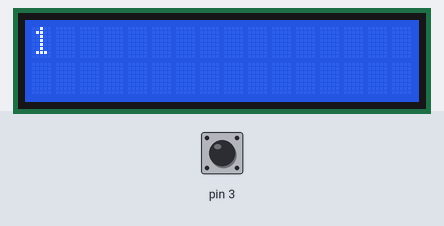
A sketch run on a simulated Arduino Uno, built with avr-gcc and run on an emulated ATmega328P. Shown: 16×2 character LCD. Wiring (inferred from the names in the program): character LCD (HD44780): RS pin 14; R/W pin 15; E pin 16; data pin 8, pin 9, pin 10, pin 11. Inputs (shaded band) come from the test bench; at power-on: pin 3 HIGH.

Above: at 1.1 s.
At 5.1 s:
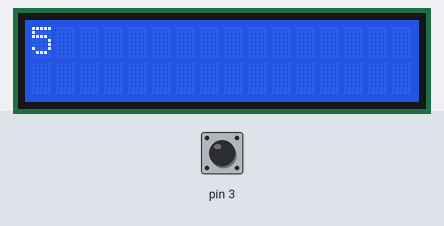
At 10.1 s:
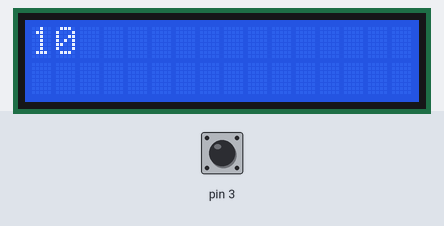
At 19.1 s:
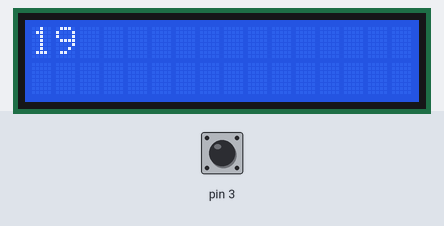
At 28.1 s:
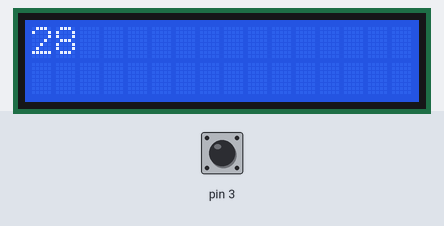
At 38.1 s:
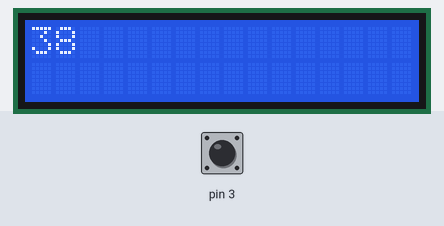

Measured:
- what the display in image 0 shows lasts 1.0 s, from 1.0 s to 2.0 s

The sketch:

receive_remote_control_and_print_charLCD.ino
```cpp
#define RS 14
#define RW 15
#define E  16

#define DB0 4
#define DB1 5
#define DB2 6
#define DB3 7
#define DB4 8
#define DB5 9
#define DB6 10
#define DB7 11

int receive_index = 0;
unsigned long falling_time[40];
unsigned int diff_time[34];
int repeat_flag = 0;
int max_flag = 0;
char remocon_data[32];
int count_data = 0;
char rem_data = '0';
int data_received = 0;
char text_count = -1;
unsigned int second = 0;

char remocon_num[10][8] = {
  {0,1,1,0,1,0,0,0}, // 0
  {0,0,1,1,0,0,0,0}, // 1
  {0,0,0,1,1,0,0,0}, // 2
  {0,1,1,1,1,0,1,0}, // 3
  {0,0,0,1,0,0,0,0}, // 4
  {0,0,1,1,1,0,0,0}, // 5
  {0,1,0,1,1,0,1,0}, // 6
  {0,1,0,0,0,0,1,0}, // 7
  {0,1,0,0,1,0,1,0}, // 8
  {0,1,0,1,0,0,1,0}  // 9
};
unsigned char data[10] = {0x68, 0x30, 0x18, 0x7A, 0x10, 0x38, 0x5A, 0x42, 0x4A, 0x52};
unsigned char data_hex = 0x00;
void setup()
{
  Serial.begin(9600);
  for(int i=0;i<4;i++)
  {
    pinMode(8+i, OUTPUT);
    if(i < 3)pinMode(14+i, OUTPUT);
  }
  digitalWrite(RS, HIGH);
  digitalWrite(RW, LOW);

  charLCD_init();
  attachInterrupt(1, remocon_ISR, FALLING);
}

unsigned long c_millis = 0;
unsigned long p_millis = 0;

void loop()
{
  c_millis = millis();
  if(c_millis - p_millis > 1000)
  {
    p_millis = c_millis;
    second++;
    charLCD_set_inst_4bit(0x80);
    unsigned int LCD_second = second;
    unsigned int second_count = 1;
    for(;second_count * 10 <= LCD_second;second_count *= 10);
    for(int i=0;i<16;i++)
    {
      if(second_count == 0)break;
      charLCD_set_data_4bit(LCD_second / second_count + 0x30);
      LCD_second %= second_count;
      second_count /= 10;
    }

  }

  if(max_flag == 1)
  {
    max_flag = 0;
    for(int i = 1; i < 33; i++)
    {
      if(diff_time[i] > 1000 && diff_time[i] < 1500)
      {
        remocon_data[i - 1] = 0;
      }
      if(diff_time[i] > 2000 && diff_time[i] < 2500)
      {
        remocon_data[i - 1] = 1;
      }
    }
    for(int j = 0; j < 10; j++)
    {
      data_hex = 0x00;
      for(int i = 16; i < 24; i++)
      {
        if(remocon_data[i] == 1)
        {
          data_hex |= 0x01 << (23 - i);
        }
      }
    }
    for(int i=0;i<10;i++)
      {
        if(data_hex == data[i])
        {
          char tmp_data = i + 0x30;
          Serial.print("puch start : ");
          if(++text_count == 17){
            charLCD_set_inst_4bit(0xC0);
            for(int j=0;j<16;j++)
            {
              charLCD_set_data_4bit(' ');
            }
            text_count = 0;
          }
          charLCD_set_inst_4bit(0xC0 + text_count);
          charLCD_set_data_4bit(tmp_data);
          Serial.println(tmp_data);
          rem_data = tmp_data;
          data_received = 1;
        }
      }
  }
  if(repeat_flag == 1 && data_received == 1)
  {
    repeat_flag = 0;
    Serial.print("pushing : ");
    Serial.println(rem_data);
    if(++text_count == 17){
      charLCD_set_inst_4bit(0xC0);
      for(int j=0;j<16;j++)
      {
        charLCD_set_data_4bit(' ');
      }
      text_count = 0;
    }
    charLCD_set_inst_4bit(0xC0 + text_count);
    charLCD_set_data_4bit(rem_data);
  }
}

void charLCD_set_inst_8bit(int inst)
{
  digitalWrite(RS, LOW);

  for(int i=0;i<8;i++)
  {
    if((inst & (0x01 << i)) != 0) digitalWrite(DB0 + i, HIGH);
    else digitalWrite(DB0 + i, LOW);
  }

  digitalWrite(E, HIGH);
  digitalWrite(E, LOW);
  digitalWrite(RS, HIGH);

  delayMicroseconds(50);
}

void charLCD_set_inst_4bit_tmp(int inst)
{
  digitalWrite(RS, LOW);

  for(int i=0;i<4;i++)
  {
    if((inst & (0x01 << i)) != 0) digitalWrite(DB0 + i + 4, HIGH);
    else digitalWrite(DB0 + i + 4, LOW);
  }

  digitalWrite(E, HIGH);
  digitalWrite(E, LOW);
  digitalWrite(RS, HIGH);

  delayMicroseconds(50);
}
void charLCD_set_inst_4bit(int inst)
{
  charLCD_set_inst_4bit_tmp((inst >> 4) & 0x0F);
  charLCD_set_inst_4bit_tmp(inst & 0x0F);
}

void charLCD_set_data_4bit_tmp(int data)
{

  for(int i=0;i<4;i++)
  {
    if((data & (0x01 << i)) != 0) digitalWrite(DB0 + i + 4, HIGH);
    else digitalWrite(DB0 + i + 4, LOW);
  }

  digitalWrite(E, HIGH);
  digitalWrite(E, LOW);

  delayMicroseconds(50);
}
void charLCD_set_data_4bit(int data)
{
  charLCD_set_data_4bit_tmp((data >> 4) & 0x0F);
  charLCD_set_data_4bit_tmp(data & 0x0F);
}

void charLCD_init()
{
  // 8 bit mode instruction
  charLCD_set_inst_8bit(0x30);
  charLCD_set_inst_8bit(0x30);
  charLCD_set_inst_8bit(0x30);
  charLCD_set_inst_8bit(0x28);

  // 4 bit mode instruction
  charLCD_set_inst_4bit(0x28);
  charLCD_set_inst_4bit(0x06);
  charLCD_set_inst_4bit(0x0C);
  charLCD_set_inst_4bit(0x80);
  charLCD_set_inst_4bit(0x01);
  delay(10);
}


void remocon_ISR()
{
  falling_time[receive_index] = micros();

  if(receive_index > 0)
  {
    if(falling_time[receive_index] - falling_time[receive_index - 1] > 13000 && falling_time[receive_index] - falling_time[receive_index - 1] < 14000){
      receive_index = 1;
    }
    else if(falling_time[receive_index] - falling_time[receive_index - 1] > 11000 && falling_time[receive_index] - falling_time[receive_index - 1] < 12000){
      receive_index = 0;
      repeat_flag = 1;
    }
    diff_time[receive_index - 1] = falling_time[receive_index] - falling_time[receive_index - 1];
  }

  receive_index++;

  if(receive_index == 34)
  {
    receive_index = 0;

    max_flag = 1;
  }
}
```
